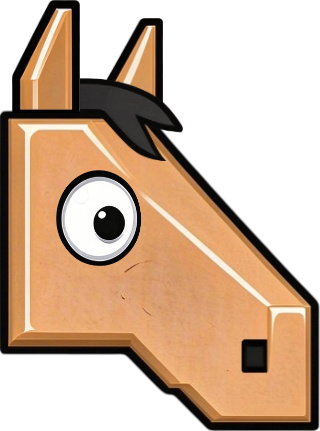
#> input picture assets/horse-head/horse-head-surprised.png, 320 x 431 px, given in place of f912949f-a28a-4e77-b8fd-4c0fbff13167.png, which was not available
$ python pixel_style_probe.py ../assets/horse-head
#> lines starting #> are read from the running program, lines starting #| are printed output that depends on the picture; after the words box and inside, x2 and y2 are one past the last pixel; in counts of white or black regions, pixels touching at a corner belong together; pictures that were not available may be replaced by others from this repository, and a replacement may not be noted
import sys

import numpy as np
from PIL import Image


def metrics(name, img):
    q = img.quantize(colors=6, method=Image.MEDIANCUT).convert("RGB")
    a = np.array(q)
    h, w, _ = a.shape
    runs = []
    for row in a:
        idx = np.flatnonzero((row[1:] != row[:-1]).any(axis=1)) + 1
        segs = np.diff(np.concatenate(([0], idx, [w])))
        runs.extend(segs.tolist())
    runs = np.array(runs)
    right = np.zeros((h, w), bool)
    right[:, :-1] = (a[:, 1:] != a[:, :-1]).any(axis=2)
    down = np.zeros((h, w), bool)
    down[:-1, :] = (a[1:, :] != a[:-1, :]).any(axis=2)
    edge = float((right | down).mean())
    corner = float((right & down).mean())
    print(
        f"{name}\tmean_run={runs.mean():.2f}\truns<=2={np.mean(runs <= 2):.3f}"
        f"\tedge_px={edge:.3f}\tcorner/edge={corner / max(edge, 1e-9):.3f}",
        flush=True,
    )


base = sys.argv[1]
clawd = Image.open(f"{base}/f912949f-a28a-4e77-b8fd-4c0fbff13167.png").convert("RGB")
grid = Image.open(f"{base}/404dda4f-100d-4c78-8e5f-b56e621124b5.png").convert("RGB")
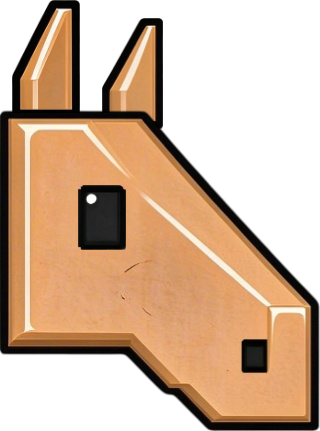
#> input picture assets/horse-head/horse-head.png, 320 x 431 px, given in place of 404dda4f-100d-4c78-8e5f-b56e621124b5.png, which was not available
gen = Image.open(f"{base}/37a6bd7c-9ee1-44fe-9ff8-80fb2e581094.png").convert("RGB")

cw, ch = clawd.size
#> cw = 320; ch = 431
metrics("clawd_single      ", clawd)
#> the loop in metrics, `for row in a:` made 431 passes
#> (idx, segs) on passes 1 to 3: ([53, 76], [53, 23, 244]), ([52, 76], [52, 24, 244]), ([51, 78], [51, 27, 242])
#> after the loop in metrics, `for row in a:`: runs = 7699 values, max 244 at index 2, min 1 at index 14, mean 17.91
#> in metrics, `right[:, :-1] = (a[:, 1:] != a[:, :-1]).any(axis=2)`:
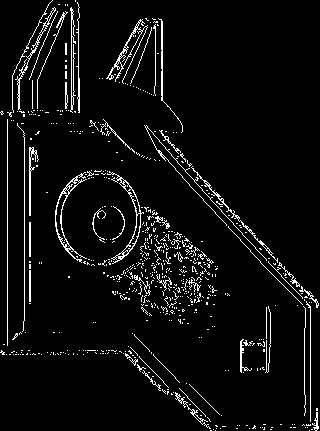
#> right: shape (431, 320) bool; 5.3% white in thin lines or dots
#> in metrics, `down[:-1, :] = (a[1:, :] != a[:-1, :]).any(axis=2)`: down: shape (431, 320) bool; 4.8% white in thin lines or dots
#> in metrics, `edge = float((right | down).mean())`: edge = 0.0851
#> in metrics, `corner = float((right & down).mean())`: corner = 0.0155
#| clawd_single      	mean_run=17.91	runs<=2=0.359	edge_px=0.085	corner/edge=0.182
metrics("clawd_body_crop   ", clawd.crop((cw // 2 - 55, ch // 2 - 35, cw // 2 + 55, ch // 2 + 35)))
#> call 2 of metrics, with name = 'clawd_body_crop   '
#> the loop in metrics (call 2), `for row in a:` made 70 passes
#> (idx, segs) on passes 6, 11, 13, 25: ([11, 16, 17, 25, 46, 52, 58, 61, 64, 65, 71, 72, 85, 93], [11, 5, 1, 8, 21, 6, 6, 3, 3, 1, 6, 1, 13, 8, 17]), ([18, 21, 22, 28, 29, 49, 51, 53, 54, 58, 77, 78, 84, 90, 98], [18, 3, 1, 6, 1, 20, 2, 2, 1, 4, 19, 1, 6, 6, 8, 12]), ([20, 22, 23, 24, 30, 46, 50, 62, 68, 80, 82, 92, 100], [20, 2, 1, 1, 6, 16, 4, 12, 6, 12, 2, 10, 8, 10]), ([26, 30, 34, 43, 44, 45, 53, 54, 55, 59, 60, 76, 88, 103], [26, 4, 4, 9, 1, 1, 8, 1, 1, 4, 1, 16, 12, 15, 7])
#> segs on passes 14, 20: [20, 3, 1, 6, 15, 1, 1, 2, 13, 6, 2, 1, 21, 1, 7, 10], [24, 2, 1, 1, 5, 3, 1, 3, 7, 2, 1, 24, 16, 8, 8, 4]
#> after the loop in metrics (call 2), `for row in a:`: runs = 1528 values, max 60 at index 1522, min 1 at index 1, mean 5.04
#> in metrics (call 2), `right[:, :-1] = (a[:, 1:] != a[:, :-1]).any(axis=2)`: right: shape (70, 110) bool; 18.9% white in thin lines or dots
#> in metrics (call 2), `down[:-1, :] = (a[1:, :] != a[:-1, :]).any(axis=2)`:
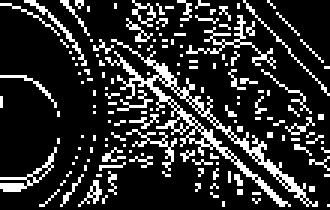
#> down: shape (70, 110) bool (shown 3 times larger); 18.3% white in thin lines or dots
#> in metrics (call 2), `edge = float((right | down).mean())`: edge = 0.3
#> in metrics (call 2), `corner = float((right & down).mean())`: corner = 0.0722
#| clawd_body_crop   	mean_run=5.04	runs<=2=0.466	edge_px=0.300	corner/edge=0.241
gw, gh = grid.size
#> gw = 320; gh = 431
metrics("clawd_tile_headph ", grid.crop((0, 0, gw // 4, gh // 6)))
#> call 3 of metrics, with name = 'clawd_tile_headph '
#> the loop in metrics (call 3), `for row in a:` made 71 passes
#> (idx, segs) on passes 1 to 6: ([53, 76], [53, 23, 4]), ([52, 53, 54, 56, 58, 62, 63, 66, 68, 74, 75, 76], [52, 1, 1, 2, 2, 4, 1, 3, 2, 6, 1, 1, 4]), ([51, 52, 68, 70, 72, 73, 77, 78], [51, 1, 16, 2, 2, 1, 4, 1, 2]), ([50, 51, 52, 53, 56, 57, 60, 63, 64, 66, 67, 70, 72, 76, 78], [50, 1, 1, 1, 3, 1, 3, 3, 1, 2, 1, 3, 2, 4, 2, 2]), ([49, 50, 64, 66, 71, 73, 78, 79], [49, 1, 14, 2, 5, 2, 5, 1, 1]), ([49, 52, 63, 64, 71, 74, 78, 79], [49, 3, 11, 1, 7, 3, 4, 1, 1])
#> after the loop in metrics (call 3), `for row in a:`: runs = 771 values, max 53 at index 0, min 1 at index 4, mean 7.37
#> in metrics (call 3), `right[:, :-1] = (a[:, 1:] != a[:, :-1]).any(axis=2)`: right: shape (71, 80) bool; 12.3% white in thin lines or dots, all inside (x1, y1, x2, y2) = (14, 0, 79, 71)
#> in metrics (call 3), `down[:-1, :] = (a[1:, :] != a[:-1, :]).any(axis=2)`:
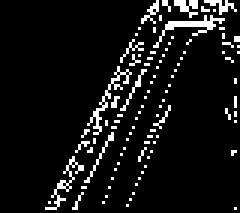
#> down: shape (71, 80) bool (shown 3 times larger); 7.8% white in thin lines or dots, all inside (x1, y1, x2, y2) = (15, 0, 80, 70)
#> in metrics (call 3), `edge = float((right | down).mean())`: edge = 0.151
#> in metrics (call 3), `corner = float((right & down).mean())`: corner = 0.05
#| clawd_tile_headph 	mean_run=7.37	runs<=2=0.436	edge_px=0.151	corner/edge=0.330
metrics("clawd_tile_plain  ", grid.crop((3 * gw // 4, gh // 6, gw, 2 * gh // 6)))
#> in metrics (call 4), `q = img.quantize(colors=6, method=Image.MEDIANCUT).convert("RGB")`: q: PIL image 80x72 RGB; every value is 0
#> in metrics (call 4), `right[:, :-1] = (a[:, 1:] != a[:, :-1]).any(axis=2)`: right: shape (72, 80) bool; every value is 0
#| clawd_tile_plain  	mean_run=80.00	runs<=2=0.000	edge_px=0.000	corner/edge=0.000
metrics("gen_duck_full     ", gen)
#> in metrics (call 5), `q = img.quantize(colors=6, method=Image.MEDIANCUT).convert("RGB")`:
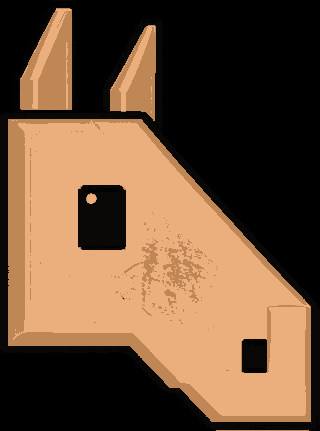
#> q: PIL image 320x431 RGB; mean R, G, B 108.3, 80, 55.9
#> the loop in metrics (call 5), `for row in a:` made 431 passes
#> after the loop in metrics (call 5), `for row in a:`: runs = 6607 values, max 244 at index 2, min 1 at index 14, mean 20.87
#> in metrics (call 5), `right[:, :-1] = (a[:, 1:] != a[:, :-1]).any(axis=2)`: right: shape (431, 320) bool; 4.5% white in thin lines or dots
#> in metrics (call 5), `down[:-1, :] = (a[1:, :] != a[:-1, :]).any(axis=2)`: down: shape (431, 320) bool; 4.1% white in thin lines or dots
#> in metrics (call 5), `edge = float((right | down).mean())`: edge = 0.0742
#> in metrics (call 5), `corner = float((right & down).mean())`: corner = 0.0115
#| gen_duck_full     	mean_run=20.87	runs<=2=0.311	edge_px=0.074	corner/edge=0.155
w2, h2 = gen.size
#> w2 = 320; h2 = 431
metrics("gen_duck_center   ", gen.crop((w2 // 2 - 100, h2 // 2 - 100, w2 // 2 + 100, h2 // 2 + 100)))
#> in metrics (call 6), `q = img.quantize(colors=6, method=Image.MEDIANCUT).convert("RGB")`:
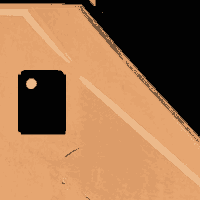
#> q: PIL image 200x200 RGB; mean R, G, B 159.4, 115, 78.5
#> the loop in metrics (call 6), `for row in a:` made 200 passes
#> (idx, segs) on passes 1 to 3: ([89, 90, 95, 96], [89, 1, 5, 1, 104]), ([90, 91, 95, 96], [90, 1, 4, 1, 104]), ([90, 92, 95, 96], [90, 2, 3, 1, 104])
#> after the loop in metrics (call 6), `for row in a:`: runs = 6088 values, max 116 at index 43, min 1 at index 1, mean 6.57
#> in metrics (call 6), `right[:, :-1] = (a[:, 1:] != a[:, :-1]).any(axis=2)`: right: shape (200, 200) bool; 14.7% white in thin lines or dots
#> in metrics (call 6), `down[:-1, :] = (a[1:, :] != a[:-1, :]).any(axis=2)`:
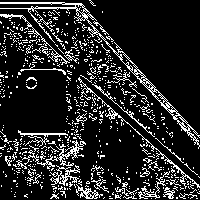
#> down: shape (200, 200) bool; 15.1% white in thin lines or dots
#> in metrics (call 6), `edge = float((right | down).mean())`: edge = 0.243
#> in metrics (call 6), `corner = float((right & down).mean())`: corner = 0.0552
#| gen_duck_center   	mean_run=6.57	runs<=2=0.532	edge_px=0.243	corner/edge=0.227
